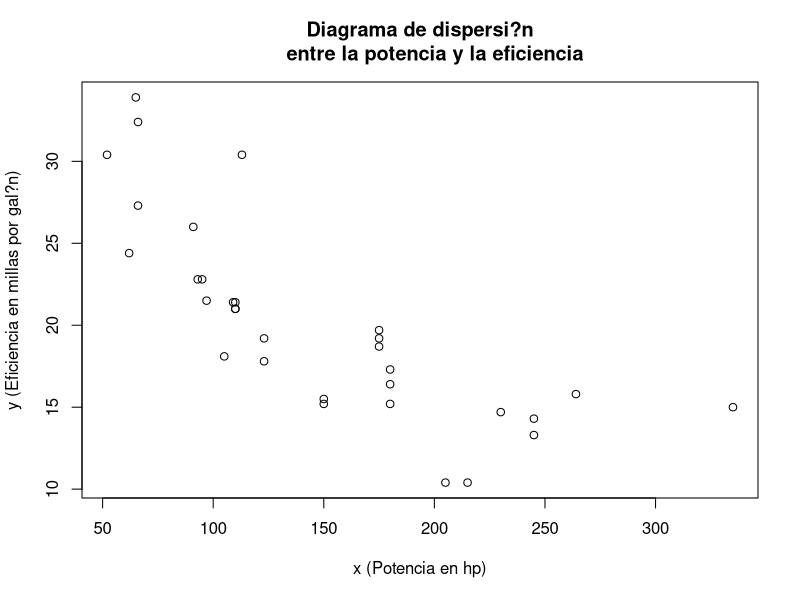
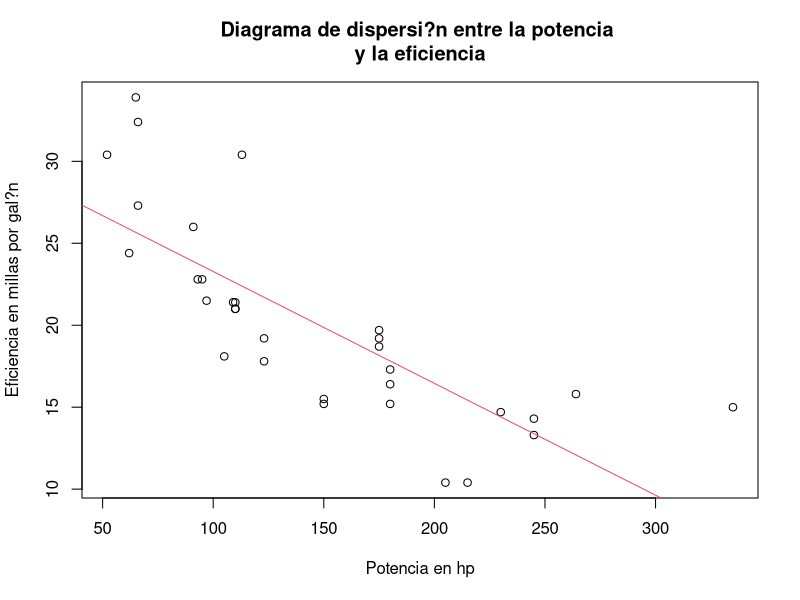
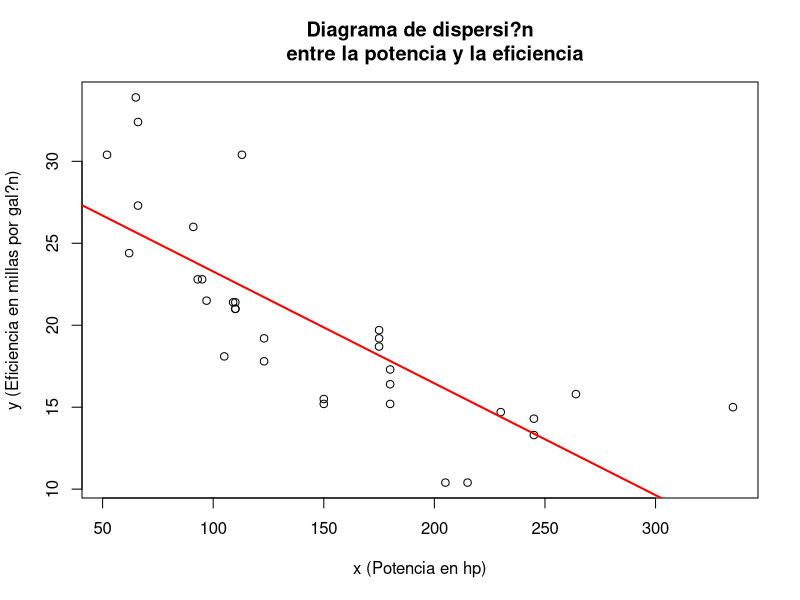

These charts were generated, in order, by the following R code:

# Decripci?n del conjunto de datos 
?mtcars

# Diagrama de dispersi?n
x = mtcars$hp
y = mtcars$mpg
plot(x,y, xlab="x (Potencia en hp)", 
     ylab = "y (Eficiencia en millas por gal?n)",
     main = "Diagrama de dispersi?n
     entre la potencia y la eficiencia")

# Covarianza
cov(x,y)

# Correlaci?n
cor(x,y)

###########
# Recta de regresi?n estimada

y.bar=mean(y)
x.bar=mean(x)

s.x=sd(x)
s.y=sd(y)

r.xy=cor(x,y)

b=r.xy*s.y/s.x
a=y.bar-b*x.bar

a
b

# El intercepto en este caso no tiene interpretaci?n pr?ctica
# Se espera que la eficiencia disminuya en 0.07mpg cuando la
# potencia del motor se incremente en 1 hp

# Coeficiente de determinaci?n

R.2=r.xy**2
R.2

# El 60.24% de la variabilidad de la eficiencia es explicada por 
# su relaci?n lineal con la potencia del motor.

#Estimaci?n para x=140
a+b*140

# Se espera que un auto con potencia del motor de 140 hp
# tenga una eficiencia de 20.55 mpg


#Diagrama de dispersi?n
#con recta estimada

plot(x,y,main=
       "Diagrama de dispersi?n entre la potencia 
y la eficiencia",xlab="Potencia en hp",
     ylab="Eficiencia en millas por gal?n")

abline(a,b,col=2)
# 
########################
# Recta de regresion estimada usando lm
lm(y~x)

reg=lm(y~x)
summary(reg)

coef(reg)

a=coef(reg)[1]
b=coef(reg)[2]

#Estimaci?n para x=140
a+b*140

#Diagrama de dispersi?n
#con recta estimada
plot(x,y, xlab="x (Potencia en hp)", 
     ylab = "y (Eficiencia en millas por gal?n)",
     main = "Diagrama de dispersi?n
     entre la potencia y la eficiencia")
abline(reg,col="red",lwd=2)

